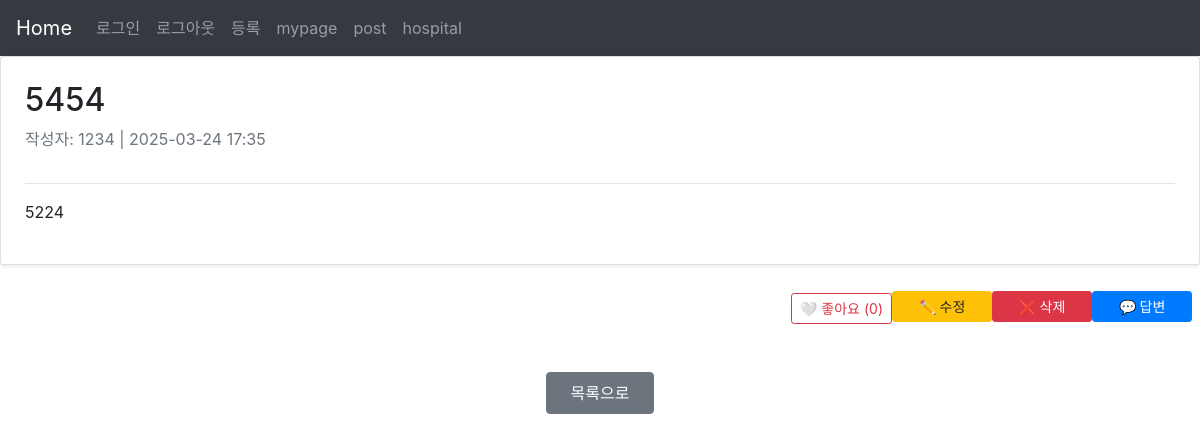
Page /post/post/2/ (signed in) on the committed database.
### post/models.py (models this page shows, shortened)
class Post(models.Model):
    author = models.ForeignKey(User, on_delete=models.CASCADE)
    title = models.CharField(max_length=200)
    content = models.TextField()
    is_secret = models.BooleanField(default=False)
    created_at = models.DateTimeField(auto_now_add=True)
    updated_at = models.DateTimeField(auto_now=True)
    likes = models.ManyToManyField(User, related_name='liked_posts', blank=True)  # 추가

### post/views.py (the view)
# urls.py: path('post/<int:post_id>/', views.post_detail, name='post_detail'),  # 게시글 조회 페이지
@login_required
def post_detail(request, post_id):
    post = get_object_or_404(Post, id=post_id)
    if post.is_secret and request.user != post.author and not request.user.is_staff:
        return redirect('board')  # 관리자 또는 작성자가 아니면 접근 불가
    replies = post.replies.all()
    can_reply = request.user == post.author or request.user.has_perm("post.can_reply")
    return render(request, 'post/post_detail.html', {
        'post': post,
        'replies': replies,
        'can_reply': can_reply
    })

### post/templates/post/post_detail.html (shortened to what this page needs)
{% extends 'base.html' %}
{% block explain_contents %}
<div class="card p-4 shadow-sm">
    <h2 class="mb-2">{{ post.title }}</h2>
    <p class="text-muted">작성자: {{ post.author.username }} | {{ post.created_at|date:"Y-m-d H:i" }}</p>
    <hr>
    <p>{{ post.content }}</p>
</div>
<div class="d-flex justify-content-end align-items-center flex-wrap gap-2 my-4 px-2">
    {% if user.is_authenticated %}
        <button id="like-btn" data-post-id="{{ post.id }}"
                class="btn btn-sm mt-1 me-3
                {% if user in post.likes.all %}btn-danger{% else %}btn-outline-danger{% endif %}"
                style="width: auto; display: inline-block; transition: 0.3s ease;">
            {% if user in post.likes.all %}
                ❤️ 좋아요 취소
            {% else %}
                🤍 좋아요
            {% endif %}
            (<span id="like-count">{{ post.likes.count }}</span>)
        </button>
    {% endif %}
    {% if post.author == user %}
    <a href="{% url 'edit_post' post.id %}" class="btn btn-sm btn-warning text-center" style="width: 100px;">
        ✏️ 수정
    </a>
    <form method="POST" action="{% url 'delete_post' post.id %}" style="display:inline;">
        <button type="submit" class="btn btn-sm btn-danger text-center" style="width: 100px;">
            ❌ 삭제
        </button>
    </form>
{% endif %}
{% if can_reply %}
    <a href="{% url 'create_reply' post.id %}" class="btn btn-sm btn-primary text-center" style="width: 100px;">
        💬 답변
    </a>
{% endif %}
</div>
<div class="text-center mt-5">
    <a href="{% url 'board' %}" class="btn btn-secondary px-4 py-2">목록으로</a>
</div>
{% endblock %}

### rows in the picture
Post: title "5454", author.username "1234", created_at "2025-03-24 17:35", content "5224", likes.count "0"
